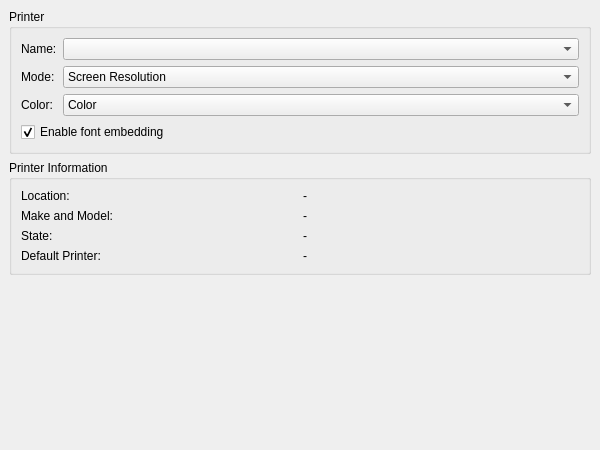
<?xml version="1.0" encoding="UTF-8"?>
<ui version="4.0">
 <class>PrintWizardPagePrinter</class>
 <widget class="QWizardPage" name="PrintWizardPagePrinter">
  <property name="geometry">
   <rect>
    <x>0</x>
    <y>0</y>
    <width>600</width>
    <height>450</height>
   </rect>
  </property>
  <property name="title">
   <string>Printer Selection</string>
  </property>
  <property name="subTitle">
   <string>Choose the printer and its settings</string>
  </property>
  <layout class="QVBoxLayout" name="verticalLayout">
   <property name="leftMargin">
    <number>9</number>
   </property>
   <property name="topMargin">
    <number>9</number>
   </property>
   <property name="rightMargin">
    <number>9</number>
   </property>
   <property name="bottomMargin">
    <number>9</number>
   </property>
   <item>
    <widget class="QGroupBox" name="groupPrinter">
     <property name="title">
      <string>Printer</string>
     </property>
     <layout class="QGridLayout" name="gridLayout">
      <item row="0" column="0">
       <widget class="QLabel" name="labelName">
        <property name="text">
         <string>Name:</string>
        </property>
       </widget>
      </item>
      <item row="0" column="1">
       <widget class="QComboBox" name="comboPrinterName">
        <property name="sizePolicy">
         <sizepolicy hsizetype="Expanding" vsizetype="Fixed">
          <horstretch>0</horstretch>
          <verstretch>0</verstretch>
         </sizepolicy>
        </property>
       </widget>
      </item>
      <item row="1" column="0">
       <widget class="QLabel" name="labelMode">
        <property name="text">
         <string>Mode:</string>
        </property>
       </widget>
      </item>
      <item row="1" column="1">
       <widget class="QComboBox" name="comboPrinterMode">
        <item>
         <property name="text">
          <string>Screen Resolution</string>
         </property>
        </item>
        <item>
         <property name="text">
          <string>Printer Resolution</string>
         </property>
        </item>
        <item>
         <property name="text">
          <string>High Resolution</string>
         </property>
        </item>
       </widget>
      </item>
      <item row="2" column="0">
       <widget class="QLabel" name="labelColor">
        <property name="text">
         <string>Color:</string>
        </property>
       </widget>
      </item>
      <item row="2" column="1">
       <widget class="QComboBox" name="comboColorMode">
        <item>
         <property name="text">
          <string>Color</string>
         </property>
        </item>
        <item>
         <property name="text">
          <string>Grayscale</string>
         </property>
        </item>
       </widget>
      </item>
      <item row="3" column="0" colspan="2">
       <widget class="QCheckBox" name="checkFontEmbedding">
        <property name="text">
         <string>Enable font embedding</string>
        </property>
        <property name="checked">
         <bool>true</bool>
        </property>
       </widget>
      </item>
     </layout>
    </widget>
   </item>
   <item>
    <widget class="QGroupBox" name="groupInfo">
     <property name="title">
      <string>Printer Information</string>
     </property>
     <layout class="QGridLayout" name="gridLayoutInfo">
      <item row="0" column="0">
       <widget class="QLabel" name="labelLocationTitle">
        <property name="text">
         <string>Location:</string>
        </property>
       </widget>
      </item>
      <item row="0" column="1">
       <widget class="QLabel" name="labelLocation">
        <property name="text">
         <string>-</string>
        </property>
       </widget>
      </item>
      <item row="1" column="0">
       <widget class="QLabel" name="labelMakeModelTitle">
        <property name="text">
         <string>Make and Model:</string>
        </property>
       </widget>
      </item>
      <item row="1" column="1">
       <widget class="QLabel" name="labelMakeModel">
        <property name="text">
         <string>-</string>
        </property>
       </widget>
      </item>
      <item row="2" column="0">
       <widget class="QLabel" name="labelStateTitle">
        <property name="text">
         <string>State:</string>
        </property>
       </widget>
      </item>
      <item row="2" column="1">
       <widget class="QLabel" name="labelState">
        <property name="text">
         <string>-</string>
        </property>
       </widget>
      </item>
      <item row="3" column="0">
       <widget class="QLabel" name="labelDefaultTitle">
        <property name="text">
         <string>Default Printer:</string>
        </property>
       </widget>
      </item>
      <item row="3" column="1">
       <widget class="QLabel" name="labelDefault">
        <property name="text">
         <string>-</string>
        </property>
       </widget>
      </item>
     </layout>
    </widget>
   </item>
   <item>
    <spacer name="verticalSpacer">
     <property name="orientation">
      <enum>Qt::Vertical</enum>
     </property>
     <property name="sizeHint" stdset="0">
      <size>
       <width>20</width>
       <height>40</height>
      </size>
     </property>
    </spacer>
   </item>
  </layout>
 </widget>
 <resources/>
 <connections/>
</ui>
